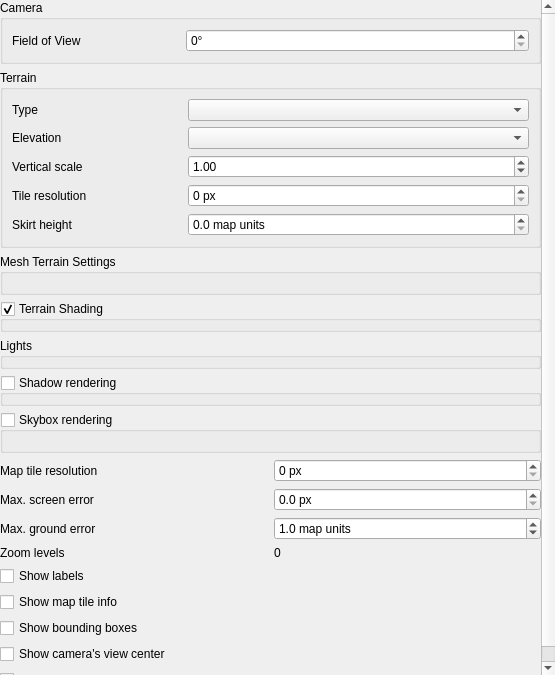
<?xml version="1.0" encoding="UTF-8"?>
<ui version="4.0">
 <class>Map3DConfigWidget</class>
 <widget class="QWidget" name="Map3DConfigWidget">
  <property name="geometry">
   <rect>
    <x>0</x>
    <y>0</y>
    <width>555</width>
    <height>675</height>
   </rect>
  </property>
  <property name="windowTitle">
   <string>Configure 3D Map Rendering</string>
  </property>
  <layout class="QVBoxLayout" name="verticalLayout_4">
   <property name="leftMargin">
    <number>0</number>
   </property>
   <property name="topMargin">
    <number>0</number>
   </property>
   <property name="rightMargin">
    <number>0</number>
   </property>
   <property name="bottomMargin">
    <number>0</number>
   </property>
   <item>
    <widget class="QgsScrollArea" name="scrollArea">
     <property name="frameShape">
      <enum>QFrame::NoFrame</enum>
     </property>
     <property name="widgetResizable">
      <bool>true</bool>
     </property>
     <widget class="QWidget" name="scrollAreaWidgetContents">
      <property name="geometry">
       <rect>
        <x>0</x>
        <y>-98</y>
        <width>541</width>
        <height>782</height>
       </rect>
      </property>
      <layout class="QGridLayout" name="gridLayout_4">
       <property name="leftMargin">
        <number>0</number>
       </property>
       <property name="topMargin">
        <number>0</number>
       </property>
       <property name="rightMargin">
        <number>0</number>
       </property>
       <property name="bottomMargin">
        <number>0</number>
       </property>
       <item row="0" column="0">
        <widget class="QgsCollapsibleGroupBox" name="cameraTerrain">
         <property name="title">
          <string>Camera</string>
         </property>
         <layout class="QGridLayout" name="gridLayout">
          <item row="1" column="0">
           <widget class="QLabel" name="label_3">
            <property name="text">
             <string>Field of View</string>
            </property>
           </widget>
          </item>
          <item row="1" column="1" colspan="2">
           <widget class="QgsSpinBox" name="spinCameraFieldOfView">
            <property name="suffix">
             <string>°</string>
            </property>
            <property name="maximum">
             <number>180</number>
            </property>
           </widget>
          </item>
         </layout>
        </widget>
       </item>
       <item row="9" column="0">
        <widget class="QCheckBox" name="chkShowLabels">
         <property name="text">
          <string>Show labels</string>
         </property>
        </widget>
       </item>
       <item row="6" column="0">
        <widget class="QgsCollapsibleGroupBox" name="groupShadowRendering">
         <property name="title">
          <string>Shadow rendering</string>
         </property>
         <property name="checkable">
          <bool>true</bool>
         </property>
         <property name="checked">
          <bool>false</bool>
         </property>
         <layout class="QGridLayout" name="gridLayout_6">
          <property name="leftMargin">
           <number>0</number>
          </property>
          <property name="topMargin">
           <number>0</number>
          </property>
          <property name="rightMargin">
           <number>0</number>
          </property>
          <property name="bottomMargin">
           <number>0</number>
          </property>
          <item row="0" column="0">
           <layout class="QGridLayout" name="gridLayout_5"/>
          </item>
         </layout>
        </widget>
       </item>
       <item row="2" column="0">
        <widget class="QgsCollapsibleGroupBox" name="groupMeshTerrainShading">
         <property name="title">
          <string>Mesh Terrain Settings</string>
         </property>
         <layout class="QVBoxLayout" name="verticalLayout">
          <property name="leftMargin">
           <number>9</number>
          </property>
          <property name="topMargin">
           <number>9</number>
          </property>
          <property name="rightMargin">
           <number>9</number>
          </property>
          <property name="bottomMargin">
           <number>9</number>
          </property>
         </layout>
        </widget>
       </item>
       <item row="11" column="0">
        <widget class="QCheckBox" name="chkShowBoundingBoxes">
         <property name="text">
          <string>Show bounding boxes</string>
         </property>
        </widget>
       </item>
       <item row="3" column="0">
        <widget class="QgsCollapsibleGroupBox" name="groupTerrainShading">
         <property name="title">
          <string>Terrain Shading</string>
         </property>
         <property name="checkable">
          <bool>true</bool>
         </property>
         <layout class="QVBoxLayout" name="verticalLayout_2">
          <property name="leftMargin">
           <number>0</number>
          </property>
          <property name="topMargin">
           <number>0</number>
          </property>
          <property name="rightMargin">
           <number>0</number>
          </property>
          <property name="bottomMargin">
           <number>0</number>
          </property>
          <item>
           <widget class="QgsPhongMaterialWidget" name="widgetTerrainMaterial" native="true"/>
          </item>
         </layout>
        </widget>
       </item>
       <item row="12" column="0">
        <widget class="QCheckBox" name="chkShowCameraViewCenter">
         <property name="text">
          <string>Show camera's view center</string>
         </property>
        </widget>
       </item>
       <item row="14" column="0">
        <spacer name="verticalSpacer">
         <property name="orientation">
          <enum>Qt::Vertical</enum>
         </property>
         <property name="sizeHint" stdset="0">
          <size>
           <width>20</width>
           <height>0</height>
          </size>
         </property>
        </spacer>
       </item>
       <item row="1" column="0">
        <widget class="QgsCollapsibleGroupBox" name="groupTerrain">
         <property name="title">
          <string>Terrain</string>
         </property>
         <layout class="QGridLayout" name="gridLayout1">
          <item row="1" column="1" colspan="2">
           <widget class="QgsMapLayerComboBox" name="cboTerrainLayer"/>
          </item>
          <item row="1" column="0">
           <widget class="QLabel" name="labelTerrainLayer">
            <property name="text">
             <string>Elevation</string>
            </property>
           </widget>
          </item>
          <item row="0" column="1" colspan="2">
           <widget class="QComboBox" name="cboTerrainType"/>
          </item>
          <item row="3" column="0">
           <widget class="QLabel" name="labelTerrainResolution">
            <property name="text">
             <string>Tile resolution</string>
            </property>
           </widget>
          </item>
          <item row="2" column="1" colspan="2">
           <widget class="QgsDoubleSpinBox" name="spinTerrainScale">
            <property name="value">
             <double>1.000000000000000</double>
            </property>
           </widget>
          </item>
          <item row="0" column="0">
           <widget class="QLabel" name="labelTerrainType">
            <property name="text">
             <string>Type</string>
            </property>
           </widget>
          </item>
          <item row="3" column="1" colspan="2">
           <widget class="QgsSpinBox" name="spinTerrainResolution">
            <property name="suffix">
             <string> px</string>
            </property>
            <property name="maximum">
             <number>4096</number>
            </property>
           </widget>
          </item>
          <item row="2" column="0">
           <widget class="QLabel" name="labelTerrainScale">
            <property name="text">
             <string>Vertical scale</string>
            </property>
           </widget>
          </item>
          <item row="4" column="0">
           <widget class="QLabel" name="labelTerrainSkirtHeight">
            <property name="text">
             <string>Skirt height</string>
            </property>
           </widget>
          </item>
          <item row="4" column="1" colspan="2">
           <widget class="QgsDoubleSpinBox" name="spinTerrainSkirtHeight">
            <property name="suffix">
             <string> map units</string>
            </property>
            <property name="decimals">
             <number>1</number>
            </property>
            <property name="maximum">
             <double>10000.000000000000000</double>
            </property>
            <property name="singleStep">
             <double>10.000000000000000</double>
            </property>
           </widget>
          </item>
         </layout>
        </widget>
       </item>
       <item row="8" column="0">
        <layout class="QGridLayout" name="gridLayout_2">
         <item row="1" column="1">
          <widget class="QgsDoubleSpinBox" name="spinScreenError">
           <property name="suffix">
            <string> px</string>
           </property>
           <property name="decimals">
            <number>1</number>
           </property>
          </widget>
         </item>
         <item row="0" column="1">
          <widget class="QgsSpinBox" name="spinMapResolution">
           <property name="suffix">
            <string> px</string>
           </property>
           <property name="maximum">
            <number>4096</number>
           </property>
          </widget>
         </item>
         <item row="2" column="1">
          <widget class="QgsDoubleSpinBox" name="spinGroundError">
           <property name="suffix">
            <string> map units</string>
           </property>
           <property name="decimals">
            <number>1</number>
           </property>
           <property name="minimum">
            <double>0.100000000000000</double>
           </property>
           <property name="maximum">
            <double>1000.000000000000000</double>
           </property>
           <property name="value">
            <double>1.000000000000000</double>
           </property>
          </widget>
         </item>
         <item row="3" column="1">
          <widget class="QLabel" name="labelZoomLevels">
           <property name="text">
            <string>0</string>
           </property>
          </widget>
         </item>
         <item row="1" column="0">
          <widget class="QLabel" name="label_5">
           <property name="text">
            <string>Max. screen error</string>
           </property>
          </widget>
         </item>
         <item row="0" column="0">
          <widget class="QLabel" name="label_4">
           <property name="text">
            <string>Map tile resolution</string>
           </property>
          </widget>
         </item>
         <item row="3" column="0">
          <widget class="QLabel" name="label_7">
           <property name="text">
            <string>Zoom levels</string>
           </property>
          </widget>
         </item>
         <item row="2" column="0">
          <widget class="QLabel" name="label_6">
           <property name="text">
            <string>Max. ground error</string>
           </property>
          </widget>
         </item>
        </layout>
       </item>
       <item row="10" column="0">
        <widget class="QCheckBox" name="chkShowTileInfo">
         <property name="text">
          <string>Show map tile info</string>
         </property>
        </widget>
       </item>
       <item row="5" column="0">
        <widget class="QgsCollapsibleGroupBox" name="groupLights">
         <property name="title">
          <string>Lights</string>
         </property>
         <layout class="QVBoxLayout" name="verticalLayout_3">
          <property name="leftMargin">
           <number>0</number>
          </property>
          <property name="topMargin">
           <number>0</number>
          </property>
          <property name="rightMargin">
           <number>0</number>
          </property>
          <property name="bottomMargin">
           <number>0</number>
          </property>
          <item>
           <widget class="QgsLightsWidget" name="widgetLights" native="true"/>
          </item>
         </layout>
        </widget>
       </item>
       <item row="13" column="0">
        <widget class="QCheckBox" name="chkShowLightSourceOrigins">
         <property name="text">
          <string>Show light sources</string>
         </property>
        </widget>
       </item>
       <item row="7" column="0">
        <widget class="QgsCollapsibleGroupBox" name="groupSkyboxSettings">
         <property name="title">
          <string>Skybox rendering</string>
         </property>
         <property name="checkable">
          <bool>true</bool>
         </property>
         <property name="checked">
          <bool>false</bool>
         </property>
         <layout class="QGridLayout" name="gridLayout_3"/>
        </widget>
       </item>
      </layout>
     </widget>
    </widget>
   </item>
  </layout>
 </widget>
 <customwidgets>
  <customwidget>
   <class>QgsCollapsibleGroupBox</class>
   <extends>QGroupBox</extends>
   <header>qgscollapsiblegroupbox.h</header>
   <container>1</container>
  </customwidget>
  <customwidget>
   <class>QgsScrollArea</class>
   <extends>QScrollArea</extends>
   <header>qgsscrollarea.h</header>
   <container>1</container>
  </customwidget>
  <customwidget>
   <class>QgsDoubleSpinBox</class>
   <extends>QDoubleSpinBox</extends>
   <header>qgsdoublespinbox.h</header>
  </customwidget>
  <customwidget>
   <class>QgsPhongMaterialWidget</class>
   <extends>QWidget</extends>
   <header>qgsphongmaterialwidget.h</header>
   <container>1</container>
  </customwidget>
  <customwidget>
   <class>QgsMapLayerComboBox</class>
   <extends>QComboBox</extends>
   <header>qgsmaplayercombobox.h</header>
  </customwidget>
  <customwidget>
   <class>QgsSpinBox</class>
   <extends>QSpinBox</extends>
   <header>qgsspinbox.h</header>
  </customwidget>
  <customwidget>
   <class>QgsLightsWidget</class>
   <extends>QWidget</extends>
   <header>qgslightswidget.h</header>
   <container>1</container>
  </customwidget>
 </customwidgets>
 <tabstops>
  <tabstop>scrollArea</tabstop>
  <tabstop>spinCameraFieldOfView</tabstop>
  <tabstop>cboTerrainType</tabstop>
  <tabstop>cboTerrainLayer</tabstop>
  <tabstop>spinTerrainScale</tabstop>
  <tabstop>spinTerrainResolution</tabstop>
  <tabstop>spinTerrainSkirtHeight</tabstop>
  <tabstop>groupTerrainShading</tabstop>
  <tabstop>groupSkyboxSettings</tabstop>
  <tabstop>spinMapResolution</tabstop>
  <tabstop>spinScreenError</tabstop>
  <tabstop>spinGroundError</tabstop>
  <tabstop>chkShowLabels</tabstop>
  <tabstop>chkShowTileInfo</tabstop>
  <tabstop>chkShowBoundingBoxes</tabstop>
  <tabstop>chkShowCameraViewCenter</tabstop>
  <tabstop>chkShowLightSourceOrigins</tabstop>
 </tabstops>
 <resources/>
 <connections/>
</ui>
